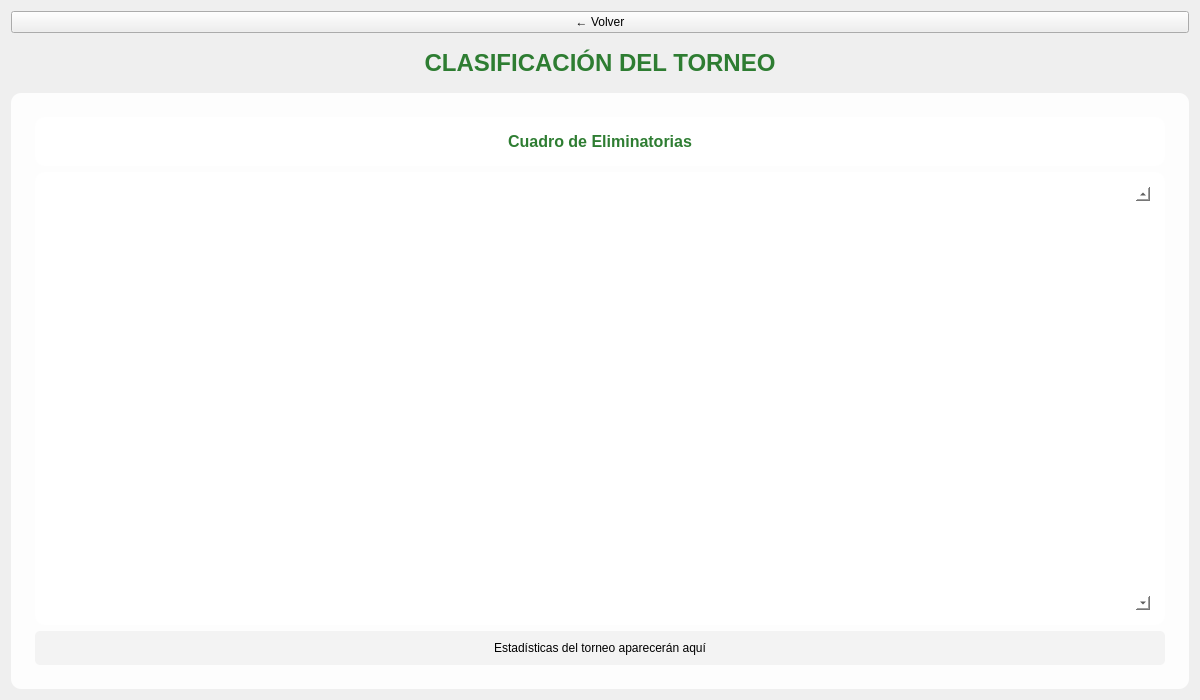
<?xml version="1.0" encoding="UTF-8"?>
<ui version="4.0">
 <class>FormClasificacion</class>
 <widget class="QWidget" name="FormClasificacion">
  <property name="geometry">
   <rect>
    <x>0</x>
    <y>0</y>
    <width>1200</width>
    <height>700</height>
   </rect>
  </property>
  <property name="windowTitle">
   <string>Clasificación del Torneo</string>
  </property>
  <layout class="QVBoxLayout" name="verticalLayout">
   <item>
    <widget class="QPushButton" name="btnVolver">
     <property name="text">
      <string>← Volver</string>
     </property>
     <property name="maximumWidth">
      <number>150</number>
     </property>
     <property name="minimumHeight">
      <number>40</number>
     </property>
     <property name="cursor">
      <cursorShape>PointingHandCursor</cursorShape>
     </property>
    </widget>
   </item>
   <item>
    <widget class="QLabel" name="lblTitulo">
     <property name="text">
      <string>CLASIFICACIÓN DEL TORNEO</string>
     </property>
     <property name="alignment">
      <set>Qt::AlignCenter</set>
     </property>
     <property name="styleSheet">
      <string>font-size: 24px; font-weight: bold; color: #2E7D32; padding: 10px;</string>
     </property>
    </widget>
   </item>
   <item>
    <widget class="QFrame" name="frameBrackets">
     <property name="frameShape">
      <enum>QFrame::StyledPanel</enum>
     </property>
     <property name="styleSheet">
      <string>background: rgba(255, 255, 255, 0.85); border-radius: 10px; padding: 15px;</string>
     </property>
     <layout class="QVBoxLayout" name="verticalLayout_2">
      <item>
       <widget class="QLabel" name="lblInfoTorneo">
        <property name="text">
         <string>Cuadro de Eliminatorias</string>
        </property>
        <property name="alignment">
         <set>Qt::AlignCenter</set>
        </property>
        <property name="styleSheet">
         <string>font-size: 16px; font-weight: bold; color: #2E7D32;</string>
        </property>
       </widget>
      </item>
      <item>
       <widget class="QScrollArea" name="scrollAreaBrackets">
        <property name="widgetResizable">
         <bool>true</bool>
        </property>
        <property name="frameShape">
         <enum>QFrame::NoFrame</enum>
        </property>
        <widget class="QWidget" name="scrollAreaWidgetContents">
         <property name="geometry">
          <rect>
           <x>0</x>
           <y>0</y>
           <width>1140</width>
           <height>550</height>
          </rect>
         </property>
         <layout class="QVBoxLayout" name="verticalLayout_3">
          <item>
           <widget class="QGraphicsView" name="graphicsViewBrackets">
            <property name="minimumSize">
             <size>
              <width>0</width>
              <height>500</height>
             </size>
            </property>
            <property name="styleSheet">
             <string>background: white; border: none;</string>
            </property>
           </widget>
          </item>
         </layout>
        </widget>
       </widget>
      </item>
      <item>
       <widget class="QLabel" name="lblEstadisticas">
        <property name="text">
         <string>Estadísticas del torneo aparecerán aquí</string>
        </property>
        <property name="alignment">
         <set>Qt::AlignCenter</set>
        </property>
        <property name="styleSheet">
         <string>padding: 10px; background: rgba(240, 240, 240, 0.8); border-radius: 5px;</string>
        </property>
        <property name="wordWrap">
         <bool>true</bool>
        </property>
       </widget>
      </item>
     </layout>
    </widget>
   </item>
  </layout>
 </widget>
 <resources/>
 <connections/>
</ui>
